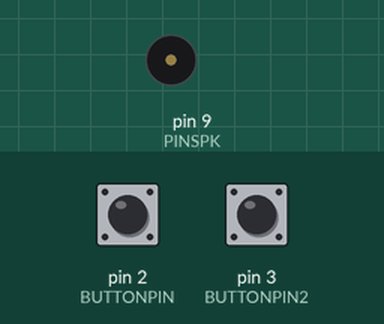
Bench run of a sketch on a simulated Arduino Uno, built with avr-gcc and run on an emulated ATmega328P. Shown: buzzer (waves = sounding). Inputs (shaded band) come from the test bench; at power-on: pin 2 (BUTTONPIN) LOW, pin 3 (BUTTONPIN2) LOW.

Above: at 1.2 s.
1.3 s: pin 2 (BUTTONPIN) pulled HIGH for 0.15 s
At 1.8 s:
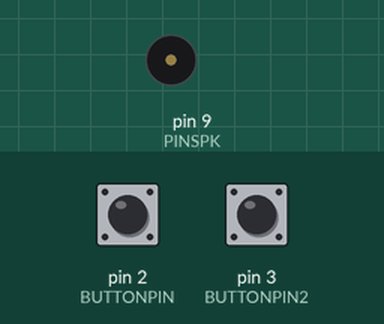
Timing chart, 0 to 4.3 s (numbered marks = the images above; inputs shaded):
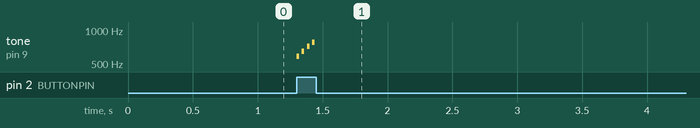

Measured:
- after the input at 1.3 s, tone on pin 9 (PINSPK): plays 587 Hz for 0.02 s, 651 Hz for 0.02 s, 715 Hz for 0.02 s, 779 Hz for 0.02 s, starting at once

The sketch:

button_changes_buzzer_pitch_2_button.ino
```cpp
/* this program is an extention of the beep_with_functions program.
 * in this program, we will add some logic and a button so that pressing
 * the button will both play a tone from our playTone function, and
 * change the pitch of the tone*/
//-------------------------------------------------
//initialize variables
const int PINSPK = 9;
const int BUTTONPIN = 2;
const int BUTTONPIN2 = 3;
int buttonState = 0;
int button2State = 0;
int toneFreq = 523; //initial frequency played by the buzzer

void setup() {
  //setup code
  pinMode(PINSPK, OUTPUT);
  pinMode(BUTTONPIN, INPUT); //set pin 2 to input
  pinMode(BUTTONPIN2, INPUT);
}

void loop() {
  //our main code goes here
  buttonState = digitalRead(BUTTONPIN); //read the value from pin 2
  button2State = digitalRead(BUTTONPIN2);

  if (buttonState == 1) {       //if button1 is pressed
    toneFreq += 64;
    playTone(20, toneFreq);
  }
  if (button2State == 1) {      //if button2 is pressed
    toneFreq -= 64;
    playTone(20, toneFreq);
  }

}

//our playTone function that we call in the main loop
void playTone(int a,int b) {
  tone(PINSPK, b);
  delay(a);
  noTone(PINSPK);
  delay(a);
}
```
